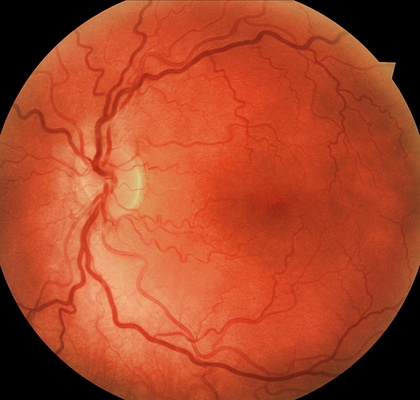
%> input picture mFiles/gs8.jpg, 420 x 400 px, shrunk from 2124 x 2024 before the run
$ octave edgestuff.m   (GNU Octave 9; MATLAB toolbox functions it lacks are replaced by stand-ins)
%> lines starting %> are read from the running program, lines starting %| are printed output that depends on the picture; in (x1, y1, x2, y2) boxes, pixels count from 0 and x2, y2 are one past the last pixel; in counts of white or black regions, pixels touching at a corner belong together; the program's own positions count from 1
### mFiles/BestHSVMask.m
function [BW,maskedRGBImage] = BestHSVMask(RGB)
%createMask  Threshold RGB image using auto-generated code from colorThresholder app.
%  [BW,MASKEDRGBIMAGE] = createMask(RGB) thresholds image RGB using
%  auto-generated code from the colorThresholder App. The colorspace and
%  minimum/maximum values for each channel of the colorspace were set in the
%  App and result in a binary mask BW and a composite image maskedRGBImage,
%  which shows the original RGB image values under the mask BW.

% Ideal way to use this is on a bw image, have to create black and white
% image on rgb scalle thought ot use this
%------------------------------------------------------


% Convert RGB image to chosen color space
I = rgb2hsv(RGB);

% Define thresholds for channel 1 based on histogram settings
channel1Min = 0.000;
channel1Max = 1.000;

% Define thresholds for channel 2 based on histogram settings
channel2Min = 0.000;
channel2Max = 1.000;

% Define thresholds for channel 3 based on histogram settings
channel3Min = 0.900; %was originally .967
channel3Max = 1.000;

% Create mask based on chosen histogram thresholds
BW = (I(:,:,1) >= channel1Min ) & (I(:,:,1) <= channel1Max) & ...
    (I(:,:,2) >= channel2Min ) & (I(:,:,2) <= channel2Max) & ...
    (I(:,:,3) >= channel3Min ) & (I(:,:,3) <= channel3Max);

% Initialize output masked image based on input image.
maskedRGBImage = RGB;

% Set background pixels where BW is false to zero.
maskedRGBImage(repmat(~BW,[1 1 3])) = 0;

### mFiles/getContourEdgePoints.m
function [x, y] = getContourEdgePoints(binary_image)
[x,y]=size(binary_image); %x is height
%y is width
height = [];
width = [];
for i = 1:x,

    for j = 1:y,

        if binary_image(i, j) == 1

            height(end + 1) = i;
            width(end + 1) = j;

        end

    end

end

%now we need to find the first place in which we get a value


x = width;
y = height;


### mFiles/edgestuff.m
img = imread('gs8.jpg');
%> img is the input picture: size 400x420x3 uint8; mean R, G, B 170.7, 70.8, 41.2
gray = rgb2gray(img);
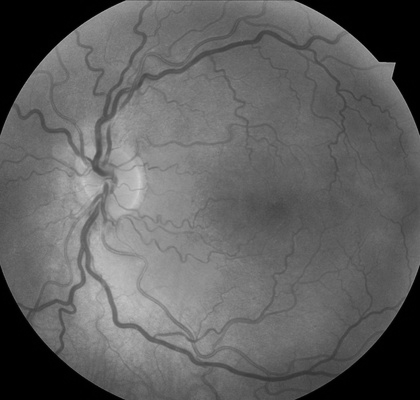
%> gray: size 400x420 uint8; min 0, max 206, mean 97.3
gray = imadjust(gray);
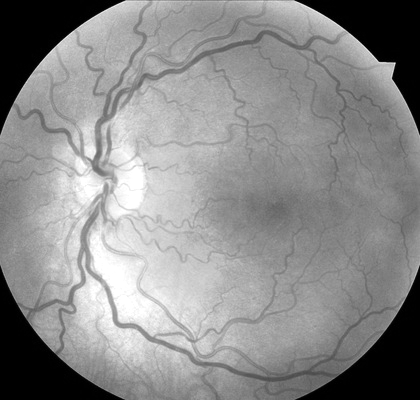
%> gray: size 400x420 uint8; min 0, max 255, mean 139.3
rgb = cat(3, gray, gray, gray);
bw = BestHSVMask(rgb);
%> in BestHSVMask, `I = rgb2hsv(RGB);`: I: size 400x420x3 double; mean H, S, V 0, 0, 0.546
%> in BestHSVMask, `BW = (I(:,:,1) >= channel1Min ) & (I(:,:,1) <= channel1Max) & (I(:,:,2..`:
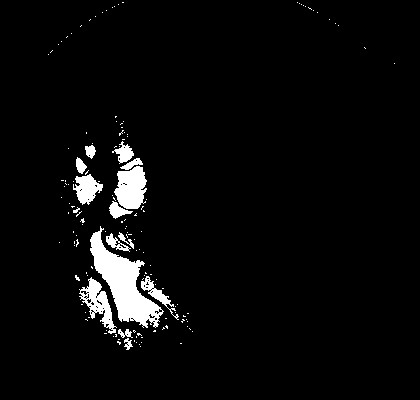
%> BW: size 400x420 logical; 4.2% white; 145 white regions (130 under 20 px), largest, box (x1, y1, x2, y2) and area: (90, 226, 164, 328) 2796, (114, 166, 147, 209) 1034, (79, 277, 117, 334) 794
figure, imshow(bw), title('masked image');
se = strel('disk', 5);
bw = imerode(bw, se);
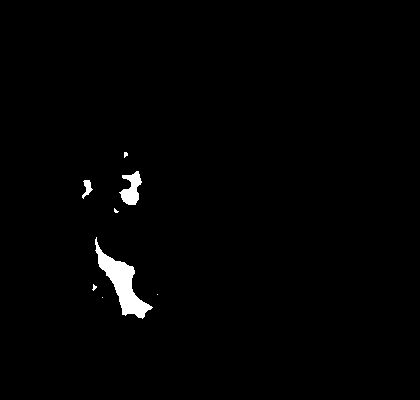
%> bw: size 400x420 logical; 1.2% white; 8 white regions (5 under 20 px), largest, box (x1, y1, x2, y2) and area: (95, 237, 153, 319) 1475, (119, 171, 142, 205) 439, (82, 180, 93, 199) 102


Z = edge(bw,'canny',0.85);
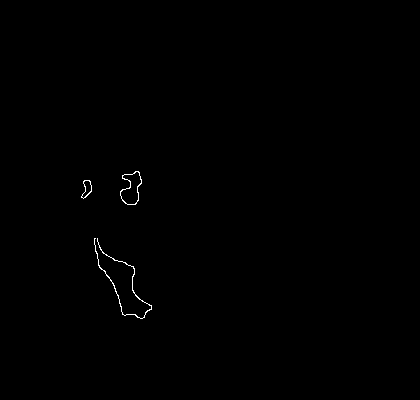
%> Z: size 400x420 logical; 0.25% white in thin lines or dots, all inside (x1, y1, x2, y2) = (81, 171, 152, 319)

figure, imagesc(Z), title('wtf');
%> after `title('wtf')`:
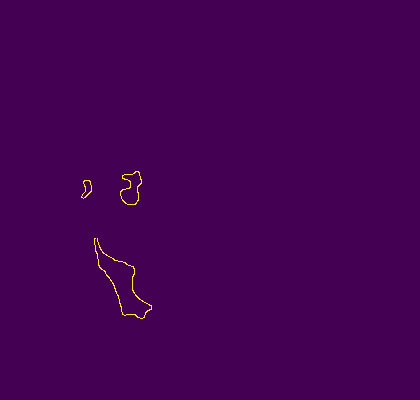
%> displayed picture: size 400x420x3, on the screen's scale of 0 to 255; mean R, G, B 68.5, 1.6, 83.9

CH = bwconvhull(bw);
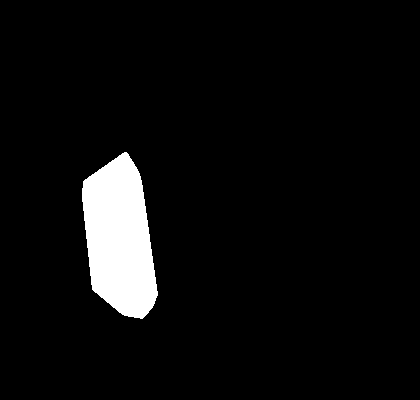
%> CH: size 400x420 logical; 5.4% white; 1 white region, box (x1, y1, x2, y2) and area: (82, 152, 158, 319) 9044
figure, imshow(CH), title('convex hull');

[x_array, y_array] = getContourEdgePoints(Z);
%> after the loop in getContourEdgePoints, `for i = 1:x,`: height = 418 values from 172 to 319; width = 418 values, max 152 at index 366, min 82 at index 131, mean 120
%> in getContourEdgePoints, `x = width;`: x has the same summary as width
%> in getContourEdgePoints, `y = height;`: y = 418 values from 172 to 319
%> x_array has the same summary as width in getContourEdgePoints; y_array = 418 values from 172 to 319

K = convhull(x_array,y_array);
%> K = 17 values, max 418 at index 9, min 1 at index 2, mean 204.5

$ run again, with mFiles/gs10.jpg copied over mFiles/gs8.jpg
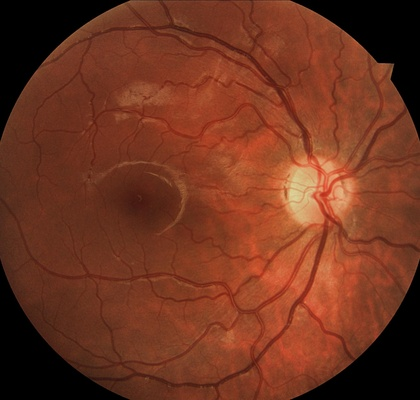
%> input picture mFiles/gs10.jpg, 420 x 400 px, shrunk from 2124 x 2024 before the run
%> img is the input picture: size 400x420x3 uint8; mean R, G, B 112.2, 52.9, 32.2
%> I: size 400x420x3 double; mean H, S, V 0, 0, 0.413
%> in BestHSVMask, `BW = (I(:,:,1) >= channel1Min ) & (I(:,:,1) <= channel1Max) & (I(:,:,2..`:
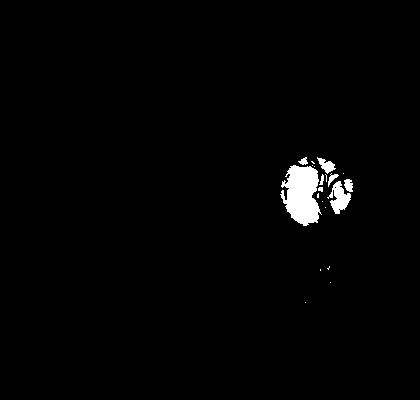
%> BW: size 400x420 logical; 1.5% white; 20 white regions (12 under 20 px), largest, box (x1, y1, x2, y2) and area: (280, 165, 322, 226) 1716, (327, 181, 351, 214) 406, (317, 157, 336, 174) 152
%> bw: size 400x420 logical; 0.58% white; 4 white regions (2 under 20 px), largest, box (x1, y1, x2, y2) and area: (291, 170, 315, 220) 934, (336, 197, 345, 206) 34
%> Z: size 400x420 logical; 0.1% white in thin lines or dots, all inside (x1, y1, x2, y2) = (290, 170, 345, 220)
%> `CH = bwconvhull(bw);`:
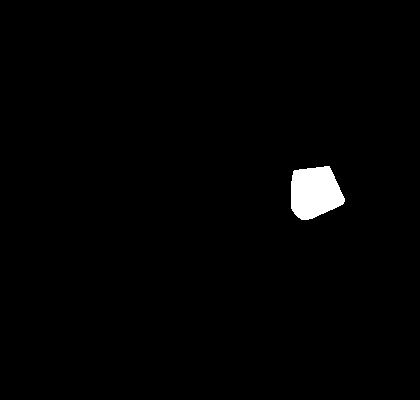
%> CH: size 400x420 logical; 1.3% white; 1 white region, box (x1, y1, x2, y2) and area: (291, 166, 345, 220) 2219
%> after the loop in getContourEdgePoints, `for i = 1:x,`: height = 174 values from 171 to 220; width = 174 values, max 345 at index 85, min 291 at index 86, mean 309.6
%> in getContourEdgePoints, `x = width;`: x has the same summary as width
%> in getContourEdgePoints, `y = height;`: y = 174 values from 171 to 220
%> x_array has the same summary as width in getContourEdgePoints
%> K = 19 values, max 174 at index 12, min 1 at index 4, mean 94.84
